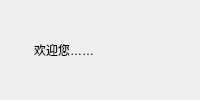
      <widget class="QWidget" name="widget_title" native="true">
       <property name="sizePolicy">
        <sizepolicy hsizetype="Preferred" vsizetype="Maximum">
         <horstretch>0</horstretch>
         <verstretch>0</verstretch>
        </sizepolicy>
       </property>
       <property name="minimumSize">
        <size>
         <width>100</width>
         <height>33</height>
        </size>
       </property>
       <property name="mouseTracking">
        <bool>false</bool>
       </property>
       <layout class="QHBoxLayout" name="horizontalLayout_29" stretch="0,0,0">
        <property name="spacing">
         <number>4</number>
        </property>
        <property name="sizeConstraint">
         <enum>QLayout::SetNoConstraint</enum>
        </property>
        <property name="margin">
         <number>0</number>
        </property>
        <item>
         <widget class="QLabel" name="lab_Ico">
          <property name="sizePolicy">
           <sizepolicy hsizetype="Minimum" vsizetype="Preferred">
            <horstretch>0</horstretch>
            <verstretch>0</verstretch>
           </sizepolicy>
          </property>
          <property name="minimumSize">
           <size>
            <width>30</width>
            <height>0</height>
           </size>
          </property>
          <property name="text">
           <string/>
          </property>
          <property name="alignment">
           <set>Qt::AlignCenter</set>
          </property>
         </widget>
        </item>
        <item>
         <widget class="QLabel" name="lab_Title">
          <property name="sizePolicy">
           <sizepolicy hsizetype="Expanding" vsizetype="Preferred">
            <horstretch>0</horstretch>
            <verstretch>0</verstretch>
           </sizepolicy>
          </property>
          <property name="styleSheet">
           <string notr="true">font: 10pt &quot;微软雅黑&quot;;</string>
          </property>
          <property name="text">
           <string>欢迎您……</string>
          </property>
          <property name="alignment">
           <set>Qt::AlignLeading|Qt::AlignLeft|Qt::AlignVCenter</set>
          </property>
         </widget>
        </item>
        <item>
         <widget class="QWidget" name="widget_menu" native="true">
          <property name="sizePolicy">
           <sizepolicy hsizetype="Minimum" vsizetype="Preferred">
            <horstretch>0</horstretch>
            <verstretch>0</verstretch>
           </sizepolicy>
          </property>
          <layout class="QHBoxLayout" name="horizontalLayout_30">
           <property name="spacing">
            <number>0</number>
           </property>
           <property name="margin">
            <number>0</number>
           </property>
           <item>
            <widget class="QPushButton" name="btnMenu_Close">
             <property name="sizePolicy">
              <sizepolicy hsizetype="Minimum" vsizetype="Expanding">
               <horstretch>0</horstretch>
               <verstretch>0</verstretch>
              </sizepolicy>
             </property>
             <property name="minimumSize">
              <size>
               <width>40</width>
               <height>0</height>
              </size>
             </property>
             <property name="cursor">
              <cursorShape>ArrowCursor</cursorShape>
             </property>
             <property name="focusPolicy">
              <enum>Qt::NoFocus</enum>
             </property>
             <property name="toolTip">
              <string>关闭</string>
             </property>
             <property name="text">
              <string/>
             </property>
             <property name="flat">
              <bool>true</bool>
             </property>
            </widget>
           </item>
          </layout>
         </widget>
        </item>
       </layout>
      </widget>
